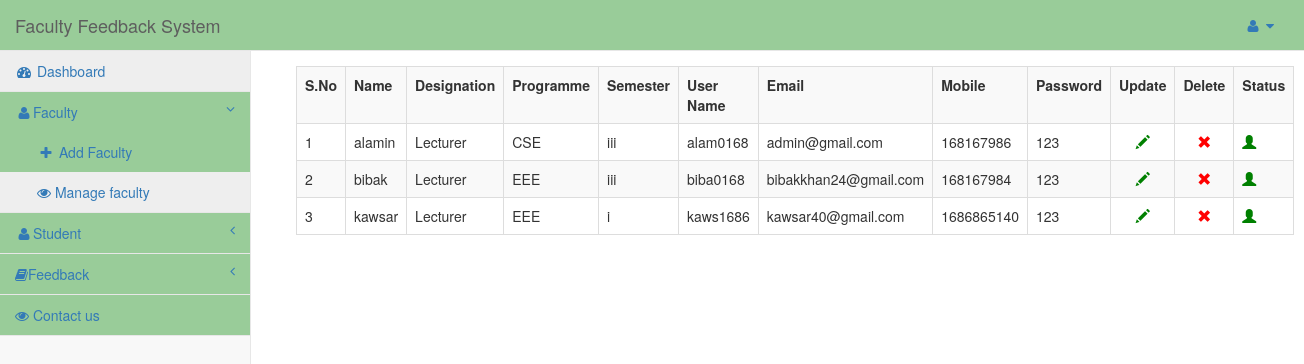
The app's page /admin/dashboard.php?info=show_faculty (signed in) with its own data.
### tables this page shows
CREATE TABLE `faculty` (
  `id` int(11) NOT NULL,
  `user_alias` varchar(30) NOT NULL,
  `Name` varchar(30) NOT NULL,
  `designation` varchar(100) NOT NULL,
  `programme` varchar(50) NOT NULL,
  `semester` varchar(10) NOT NULL,
  `email` varchar(255) NOT NULL,
  `password` varchar(75) NOT NULL,
  `mobile` bigint(20) NOT NULL,
  `date` datetime NOT NULL,
  `status` int(11) NOT NULL
);

### admin/show_faculty.php (the view, shortened to what this page needs)
<?php
	echo "<table class='table table-responsive table-bordered table-striped table-hover' style=margin:15px;>";
	echo "<tr>";
	echo "<th>S.No</th>";
	echo "<th>Name</th>";
	echo "<th>Designation</th>";
	echo "<th>Programme</th>";
	echo "<th>Semester</th>";
	echo "<th>User Name</th>";
	echo "<th>Email</th>";
	echo "<th>Mobile</th>";
	echo "<th>Password</th>";
	echo "<th>Update</th>";
	echo "<th>Delete</th>";
	echo "<th>Status</th>";
	echo "</tr>";
	$i=1;
	$que=mysqli_query($conn,"select * from faculty");
	while($row=mysqli_fetch_array($que))
	{
		echo "<tr>";
		echo "<td>".$i."</td>";
		echo "<td>".$row['Name']."</td>";
		echo "<td>".$row['designation']."</td>";
		echo "<td>".$row['programme']."</td>";
		echo "<td>".$row['semester']."</td>";
		echo "<td>".$row['user_alias']."</td>";
		echo "<td>".$row['email']."</td>";
		echo "<td>".$row['mobile']."</td>";
		echo "<td>".$row['password']."</td>";
		echo "<td class='text-center'><a href='dashboard.php?id=$row[id]&info=edit_faculty'><span class='glyphicon glyphicon-pencil'style=color:green;></span></a></td>";
		echo "<td class='text-center'><a href='#' onclick='deletes($row[id])'><span class='glyphicon glyphicon-remove' style=color:red;></span></a></td>";
		if($row['status'])
		{
		echo "<td><a href='update_status.php?user_id=".$row['id']."&status=".$row['status']."'><span class='glyphicon glyphicon-user' style=color:red;></span></a></td>";
		}
		else
		{
		echo "<td><a href='update_status.php?user_id=".$row['id']."&status=".$row['status']."'><span class='glyphicon glyphicon-user' style=color:green;></span></a></td>";
		}
		echo "</tr>";
		$i++;
	}
?>

### admin/dashboard.php (shortened to what this page needs)
<?php
include('../dbconfig.php');
?>
<!DOCTYPE html>
<html lang="en">
<head>
    <link href="../css/bootstrap.min.css" rel="stylesheet">
    <link href="../css/metisMenu.min.css" rel="stylesheet">
    <link href="../css/sb-admin-2.css" rel="stylesheet">
    <link href="../css/font-awesome.min.css" rel="stylesheet" type="text/css">
</head>
<body>
    <div id="wrapper">
        <nav class="navbar navbar-default navbar-static-top" role="navigation" style="margin-bottom: 0">
            <div class="navbar-header">
                <a class="navbar-brand" href="dashboard.php">Faculty Feedback System</a>
            </div>
            <ul class="nav navbar-top-links navbar-right">
                <li class="dropdown">
                    <a class="dropdown-toggle" data-toggle="dropdown" href="#">
                        <i class="fa fa-user fa-fw"></i>  <i class="fa fa-caret-down"></i>
                    </a>
                </li>
            </ul>
            <div class="navbar-default sidebar" role="navigation">
                <div class="sidebar-nav navbar-collapse">
                    <ul class="nav" id="side-menu">
                        <li>
                            <a href="dashboard.php"><i class="fa fa-dashboard fa-fw"></i> Dashboard</a>
                        </li>
						<li>
                            <a href="#"><i class="fa fa-user fa-fw"></i>Faculty<span class="fa arrow"></span></a>
                            <ul class="nav nav-second-level">
                                <li>
                                    <a href="dashboard.php?info=add_faculty"><i class="fa fa-plus fa-fw"></i> Add Faculty</a>
                                </li>
								 <li>
                                    <a href="dashboard.php?info=show_faculty"><i class="fa fa-eye"></i> Manage faculty</a>
                                </li>
							</ul>
                        </li>
						<li>
                            <a href="#"><i class="fa fa-user fa-fw"></i>Student<span class="fa arrow"></span></a>
                        </li>
		<li>
         <a href="#"><i class="fa fa-user fa-book"></i>Feedback<span class="fa arrow"></span></a>
                        </li>
		<li>
			<a href="dashboard.php?info=contact"><i class="fa fa-eye"></i> Contact us</a>
		</li>
                    </ul>
                </div>
            </div>
        </nav>
        <div id="page-wrapper">
            <div class="row">
                <div class="col-lg-12">
                	<?php
								@$info=$_GET['info'];
								if($info!="")
								{
									if($info=="add_faculty")
										{
											include('add_faculty.php');
										}
									elseif($info=="show_faculty")
										{
											include('show_faculty.php');
										}
									elseif($info=="edit_faculty")
										{
											include('edit_faculty.php');
										}
									elseif($info=="display_student")
										{
											include('display_student.php');
										}
									elseif($info=="contact")
										{
											include('contact.php');
										}
									elseif($info=="feedback")
										{
											include('feedback.php');
										}
										elseif($info=="feedback_average")
										{
											include('feedback_average.php');
										}
										else if($info=="update_password")
										{
										include('update_password.php');
										}
								}
								else
								{
								include('dashboard_home.php');
								}
							?>
				</div>
            </div>
        </div>
    </div>
</body>
</html>

### css/sb-admin-2.css (style rules this page uses)
body { background-color: #f8f8f8; }
#wrapper { width: 100%; }
#page-wrapper { padding: 0 15px; min-height: 568px; background-color: #fff; }
@media (min-width:768px) { #page-wrapper { position: inherit; margin: 0 0 0 250px; padding: 0 30px; border-left: 1px solid #e7e7e7; } }
.navbar-top-links { margin-right: 0; }
.navbar-top-links li { display: inline-block; }
.navbar-top-links li:last-child { margin-right: 15px; }
.navbar-top-links li a { padding: 15px; min-height: 50px; }
.sidebar .sidebar-nav.navbar-collapse { padding-right: 0; padding-left: 0; }
.sidebar ul li { border-bottom: 1px solid #e7e7e7; }
.sidebar ul li a.active { background-color: #eee; }
.sidebar .arrow { float: right; }
.sidebar .fa.arrow:before { content: "\f104"; }
.sidebar .active>a>.fa.arrow:before { content: "\f107"; }
.sidebar .nav-second-level li, .sidebar .nav-third-level li { border-bottom: 0!important; }
.sidebar .nav-second-level li a { padding-left: 37px; }
@media (min-width:768px) { .sidebar { z-index: 1; position: absolute; width: 250px; margin-top: 51px; } }

### records on screen
faculty: Name "alamin", designation "Lecturer", programme "CSE", semester "iii", user_alias "alam0168", email "admin@gmail.com", mobile "168167986", password "123"
faculty: Name "bibak", designation "Lecturer", programme "EEE", semester "iii", user_alias "biba0168", email "bibakkhan24@gmail.com", mobile "168167984", password "123"
faculty: Name "kawsar", designation "Lecturer", programme "EEE", semester "i", user_alias "kaws1686", email "kawsar40@gmail.com", mobile "1686865140", password "123"
